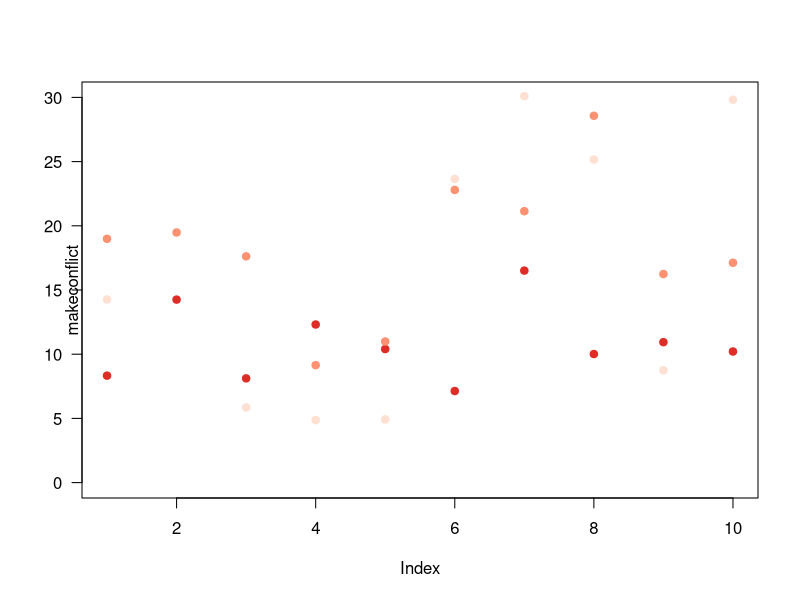

R code for this plot:
############################
# CreateData.r
# Project: GitHubTestProject.Rproj

# File description: A file that creates a small data set and calculates some statistics

# Created: January 4, 2016
# R Version: 3.2.0
# GitHub: Yes
# Author: A Putt
############################

require(dplyr)
require(magrittr)

# Make some data
fishes <- data.frame(index = 1:10, redfish = rnorm(10,20,5), bluefish = rnorm(10,10,3), greenfish = rnorm(10,10,10))

# Plot the data
plot(fishes$index,fishes$bluefish,col="#de2d26",pch=19,xlab="",ylab="",ylim=c(0,30),las=1)
points(fishes$index,fishes$redfish,col="#fc9272",pch=19)
points(fishes$index,fishes$greenfish,col="#fee0d2",pch=19)
mtext(side=1,text="Index",line=3)
mtext(side=2,text="makeconflict")

x<- fishes%>%
  group_by(index)%>%
  mutate(sum=sum(redfish,bluefish,greenfish))